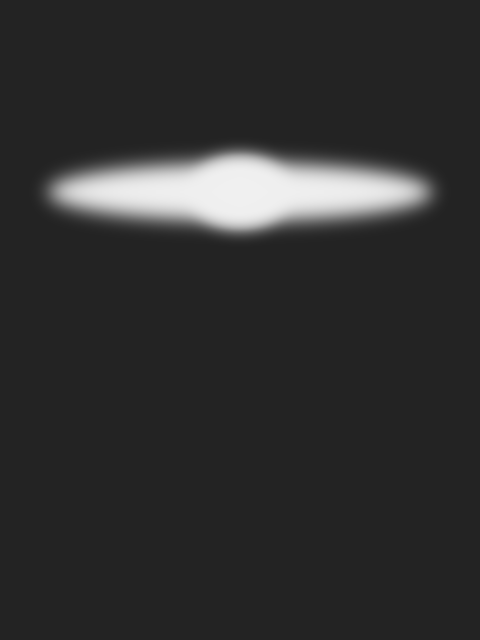
Frame 1 (no input)
Frame 2 (the mouse pressed at the canvas centre, redrawn once): identical to frame 1, image omitted

The Processing sketch that drew this single still picture (run headless with seeded random() and noise(); the mouse was pressed at the canvas centre and the sketch redrawn once):

// Processing sketch: day_the_earth_stood_stil_thel
// ── day_the_earth_stood_stil_thel.pde

final color PAPER = color(35);
final color INK = color(240);


void setup() {
  size(480, 640);
  noLoop();
}

void draw() {
  
  float s = 0.8 * min(width, height);
  
  translate(0.5*width, 0.3*height);
  
  background(PAPER);
  fill(INK);
  
  noStroke();
  
  ellipse(0, 0, s, 0.15*s);
  filter(BLUR, 6);
  
  ellipse(0, 0, 0.3*s, 0.2*s);
  filter(BLUR, 6);
}
